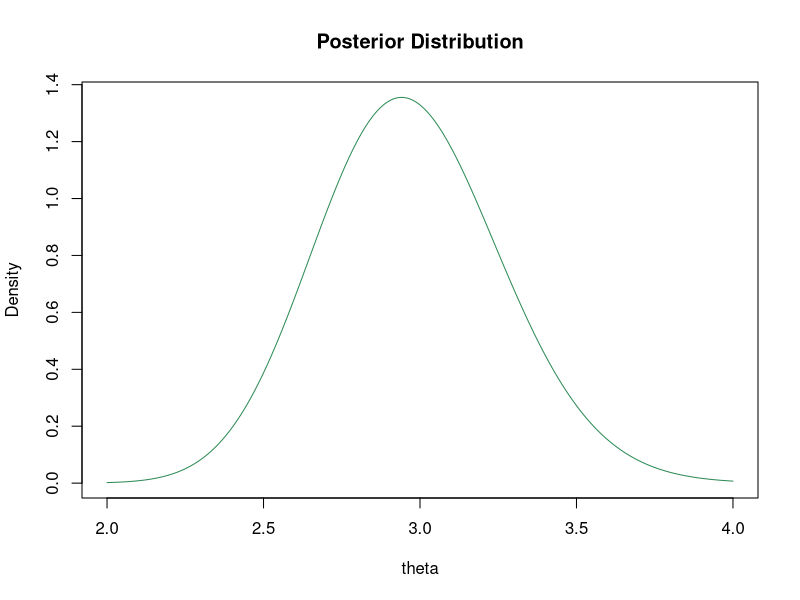

This chart was generated by the following R code:
## ---- chunk 1
theta <- seq(2, 4, 0.0001)
y <- dgamma(theta, 101, 34)

plot(theta, y, type="l", col="seagreen", xlab="theta", ylab="Density", main="Posterior Distribution")
## ---- chunk 2
pi <- function(theta) {
  if (theta > 0) dgamma(theta, 4, 2) * dpois(97, 32*theta) else 0
}
## ---- chunk 3
pi(2.6) / pi(2.5)
## ---- chunk 4
min(1, pi(2.6) / pi(2.5))
## ---- chunk 5
pi(2.4) / pi(2.5)
## ---- chunk 6
min(1, pi(2.4) / pi(2.5))
## ---- chunk 7
pi(2) / pi(2.5)
## ---- chunk 8
min(1, pi(2) / pi(2.5))
